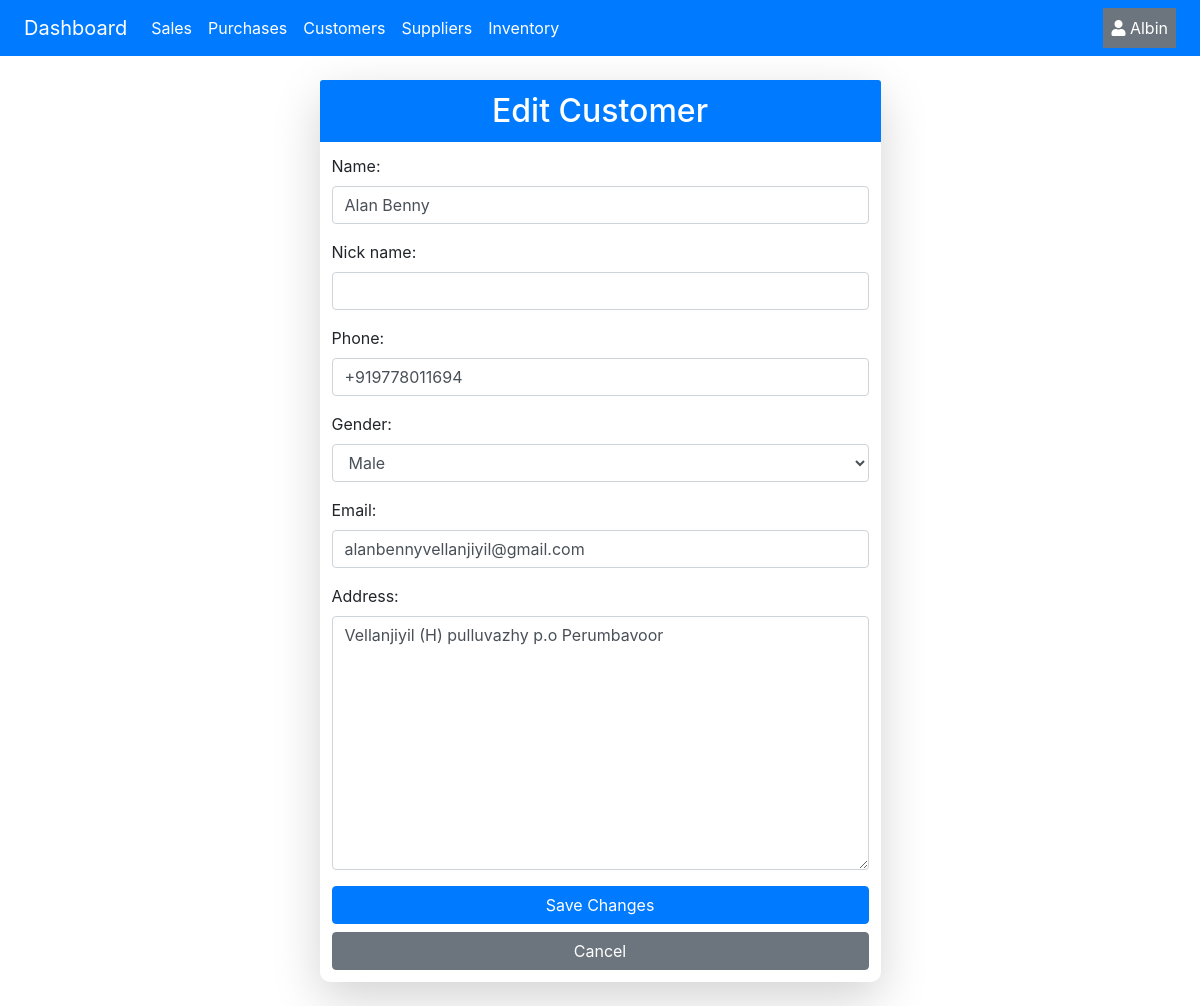
/customers/edit/24/ (signed in), run on the app's committed database.
### core/models.py (models this page shows, shortened)
class Customer(models.Model):
    MALE = 'M'
    FEMALE = 'F'
    OTHER = 'O'
    GENDER = [
        (MALE, 'Male'),
        (FEMALE, 'Female'),
        (OTHER, 'Other'),
    ]
    user = models.ForeignKey(User, on_delete=models.CASCADE, null=True)
    name = models.CharField(max_length=100, null=True)
    nick_name = models.CharField(max_length=100, blank=True, null=True)
    phone = PhoneNumberField(max_length=15, null=True, region="IN", default="+91 ", validators=[MinLengthValidator(10)])
    gender = models.CharField(max_length=6, null=True, choices=GENDER)
    email = models.EmailField(blank=True, null=True)
    address = models.TextField(max_length=100, blank=True, null=True)
    balance = models.DecimalField(max_digits=50, decimal_places=2, default=0)
    created_at = models.DateTimeField(default=timezone.now)

### core/views.py (the view)
# urls.py: path('customers/edit/<int:pk>/', views.edit_customer, name='edit_customer'),  # Edit customer URL
@login_required
def edit_customer(request, pk):
    customer = get_object_or_404(Customer, pk=pk)
    if request.method == 'POST':
        form = CustomerForm(request.POST, instance=customer)
        if form.is_valid():
            form.save()
            return redirect('customer_list')
    else:
        form = CustomerForm(instance=customer)
    return render(request, 'edit_customer.html', {'form': form})

### core/forms.py
class CustomerForm(forms.ModelForm):
    class Meta:
        model = Customer
        fields = ['name', 'nick_name', 'phone', 'gender', 'email', 'address']

### core/templatetags/custom_filters.py (called while the page is built)
@register.filter(name='add_class')
def add_class(value, arg):
    return value.as_widget(attrs={'class': arg})

### templates/edit_customer.html (shortened to what this page needs)
{% extends 'base.html' %}
{% load custom_filters %}
{% block content %}
<div class="container-fluid p-4">
    <div class="row justify-content-center">
        <div class="col-lg-6 col-md-8 col-sm-12">
            <div class="card shadow-sm shadow-lg">
                <div class="card-header bg-primary text-white">
                    <h2 class="text-center mb-0">Edit Customer</h2>
                </div>
                <div class="card-body p-2 m-1">
                    <form method="post">
                        <div class="form-group">
                            {{ form.name.label_tag }}
                            {{ form.name|add_class:"form-control form-control-custom" }}
                        </div>
                        <div class="form-group">
                            {{ form.nick_name.label_tag }}
                            {{ form.nick_name|add_class:"form-control form-control-custom" }}
                        </div>
                        <div class="form-group">
                            {{ form.phone.label_tag }}
                            {{ form.phone|add_class:"form-control form-control-custom" }}
                        </div>
                        <div class="form-group">
                            {{ form.gender.label_tag }}
                            {{ form.gender|add_class:"form-control form-control-custom" }}
                        </div>
                        <div class="form-group">
                            {{ form.email.label_tag }}
                            {{ form.email|add_class:"form-control form-control-custom" }}
                        </div>
                        <div class="form-group">
                            {{ form.address.label_tag }}
                            {{ form.address|add_class:"form-control form-control-custom" }}
                        </div>
                        <button type="submit" class="btn btn-primary btn-block mt-3">Save Changes</button>
                        <a href="{% url 'customer_list' %}" class="btn btn-secondary btn-block mt-2">Cancel</a>
                    </form>
                </div>
            </div>
        </div>
    </div>
</div>
{% endblock %}

### templates/base.html (shortened to what this page needs)
{% load static %}
<!DOCTYPE html>
<html lang="en">
<head>
<link href="https://stackpath.bootstrapcdn.com/bootstrap/4.5.2/css/bootstrap.min.css" rel="stylesheet">
<link href="https://cdnjs.cloudflare.com/ajax/libs/font-awesome/5.15.3/css/all.min.css" rel="stylesheet">
    <link rel="stylesheet" href="{% static 'css/styles.css' %}">
</head>
<body style="margin: 0;" class="w-100">
    <nav class="navbar navbar-expand-lg navbar-light bg-primary sticky-top w-100 px-4">
    {% if user.is_authenticated %}
        <a class="navbar-brand text-white" href="{% url 'dashboard' %}">Dashboard</a>
        <div class="collapse navbar-collapse" id="navbarNav">
            <ul class="navbar-nav">
                <li class="nav-item">
                    <a class="nav-link text-white" href="{% url 'sales_transactions' %}">Sales</a>
                </li>
                <li class="nav-item">
                    <a class="nav-link text-white" href="{% url 'purchase_transactions' %}">Purchases</a>
                </li>
                <li class="nav-item">
                    <a class="nav-link text-white" href="{% url 'customer_list' %}">Customers</a>
                </li>
                <li class="nav-item">
                    <a class="nav-link text-white" href="{% url 'supplier_list' %}">Suppliers</a>
                </li>
                <li class="nav-item">
                    <a class="nav-link text-white"  href="{% url 'product_list' %}">Inventory</a>
                </li>
            </ul>
            <div class="ml-auto text-center">
                <a class="nav-link text-white bg-secondary p-2" href="{% url 'profile' %}"><i class="fa fa-user"></i> {{  user.username }}</a>
            </div>
        </div>
        {% else %}
        <a href="{% url 'login' %}">Login</a>
        <a href="{% url 'signup' %}">Sign up</a>
    {% endif %}
    </nav>
        {% block content %}
        {% endblock %}
</body>
</html>

### static/css/styles.css (style rules this page uses)
.card { border-radius: 10px; border: none; }
.card-header { border-bottom: none; border-radius: 10px 10px 0 0; }
.btn-primary { background-color: #007bff; border-color: #007bff; transition: background-color 0.3s ease; }

### templates/base.html (style rules this page uses)
.navbar { position: sticky; }

### data on the page
Customer: name "Alan Benny", phone "+919778011694", gender "Male", email "alanbennyvellanjiyil@gmail.com", address "Vellanjiyil (H) pulluvazhy p.o Perumbavoor"

### other printed values
{{ user.username }} "Albin"
